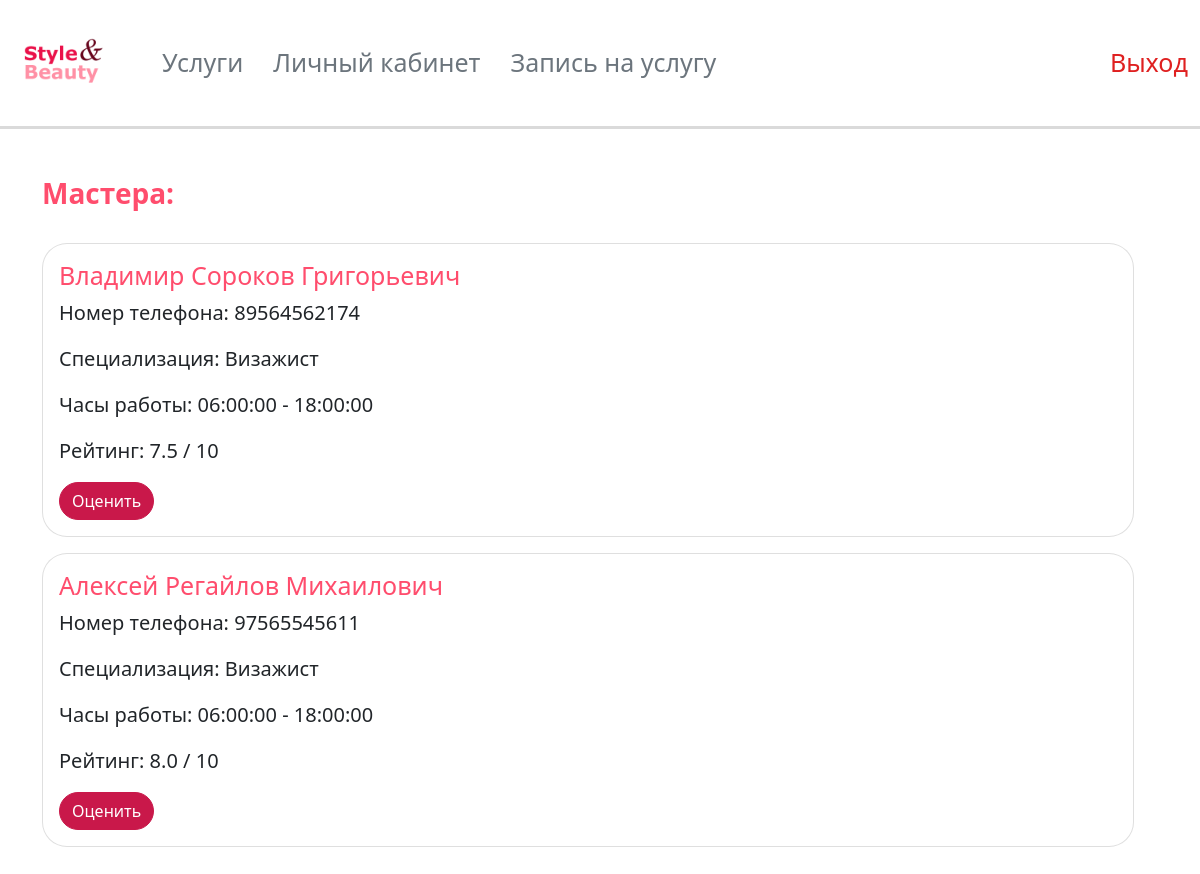
Screenshot of /profile/client/masters with the database file from the repository.
### StyleAndBeautyApp/models.py (models this page shows, shortened)
class Master(models.Model):
    user = models.OneToOneField(User, on_delete=models.CASCADE, primary_key=True)
    first_name = models.CharField(max_length=50)
    last_name = models.CharField(max_length=50)
    sur_name = models.CharField(max_length=50)
    contact_number = models.CharField(max_length=11)
    salary = models.FloatField()
    rating = models.FloatField()
    specialization = models.ForeignKey('Specialization', on_delete=models.CASCADE)
    shedule = models.ForeignKey('Shedule', on_delete=models.CASCADE)
    def get_full_name(self):
        if self.sur_name:
            return f"{self.first_name} {self.last_name} {self.sur_name}"
        else:
            return f"{self.first_name} {self.last_name}"

class Specialization(models.Model):
    name = models.CharField(max_length=50)

class Shedule(models.Model):
    date = models.DateField()
    time_start = models.TimeField()
    time_end = models.TimeField()
    def get_formatted_time_start(self):
        return self.time_start.strftime("%H:%M:%S")
    def get_formatted_time_end(self):
        return self.time_end.strftime("%H:%M:%S")

### StyleAndBeautyApp/views.py (the view, shortened to what this page needs)
# urls.py: path('profile/client/masters', ClientMastersView.as_view(), name='client_masters'),
class ClientMastersView(View):
    def get(self, request):
        masters = Master.objects.all()
        context = {'masters': masters}
        return render(request, 'profiles/client/masters.html', context)

### templates/profiles/client/masters.html (shortened to what this page needs)
{% extends 'include/base.html' %}
{% load static %}
{% block content %}
    <nav class="navbar navbar-expand-lg navbar-light"
         style="background-color: #ffffff; border-bottom: 3px solid #DADADA;">
        <div class="container-fluid">
            <a class="navbar-brand" style="margin-right: 50px" href="">
                <img src="{% static 'img/logo.png' %}" alt="Logo" width="100" height="100">
            </a>
            <div class="collapse navbar-collapse justify-content-between" id="navbarNav">
                <ul class="navbar-nav">
                    <li class="nav-item">
                        <a class="link-secondary" href="{% url 'client_services' %}"
                           style="font-weight: lighter; text-decoration-line: none; font-size: 25px; margin-right: 30px">Услуги</a>
                    </li>
                    <li class="nav-item">
                        <a class="link-secondary" href="{% url 'client_profile' %}"
                           style="font-weight: lighter; text-decoration-line: none; font-size: 25px; margin-right: 30px">Личный
                            кабинет</a>
                    </li>
                    <li class="nav-item">
                        <a class="link-secondary" href="{% url 'SignRecord' %}"
                           style="font-weight: lighter; text-decoration-line: none; font-size: 25px; margin-right: 30px">Запись
                            на услугу</a>
                    </li>
                </ul>
                <ul class="navbar-nav">
                    <li class="nav-item">
                        <a class="link-danger" href="{% url 'logout' %}"
                           style="color: #DF2020; font-weight: lighter; text-decoration-line: none; font-size: 25px">Выход</a>
                    </li>
                </ul>
            </div>
        </div>
    </nav>
    <div class="container mt-5 mb-3">
        <div class="row">
            <div class="col-md-1">
                <h5 style="font-size: 28px; font-weight: bold; color: #FF4D6D;">
                    Мастера:
                </h5>
            </div>
            <div class="row mt-4">
                {% for master in masters %}
                    <div class="col-md-12">
                        <div class="card mb-3" style="border-radius: 25px;">
                            <div class="card-body">
                                <h5 class="card-title"
                                    style="font-size: 25px; color: #FF4D6D;">{{ master.get_full_name }}</h5>
                                <p class="card-text" style="font-size: 20px;">Номер
                                    телефона: {{ master.contact_number }}</p>
                                <p class="card-text" style="font-size: 20px;">
                                    Специализация: {{ master.specialization.name }}</p>
                                <p class="card-text" style="font-size: 20px;">Часы
                                    работы: {{ master.shedule.get_formatted_time_start }}
                                    - {{ master.shedule.get_formatted_time_end }}</p>
                                <p class="card-text" style="font-size: 20px;">Рейтинг: {{ master.rating }} / 10</p>
                                <button type="button" class="btn btn-primary" data-bs-toggle="modal"
                                        data-bs-target="#rateModal{{ master.pk }}"
                                        style="background-color: #C9184A; border-color: #C9184A; border-radius: 20px;">
                                    Оценить
                                </button>
                            </div>
                        </div>
                    </div>
                {% endfor %}
            </div>
        </div>
{% endblock %}

### rows the page displays
Master: get_full_name "Владимир Сороков Григорьевич", contact_number "89564562174", specialization.name "Визажист", shedule.get_formatted_time_start "06:00:00", shedule.get_formatted_time_end "18:00:00", rating "7.5"
Master: get_full_name "Алексей Регайлов Михаилович", contact_number "97565545611", specialization.name "Визажист", shedule.get_formatted_time_start "06:00:00", shedule.get_formatted_time_end "18:00:00", rating "8.0"
